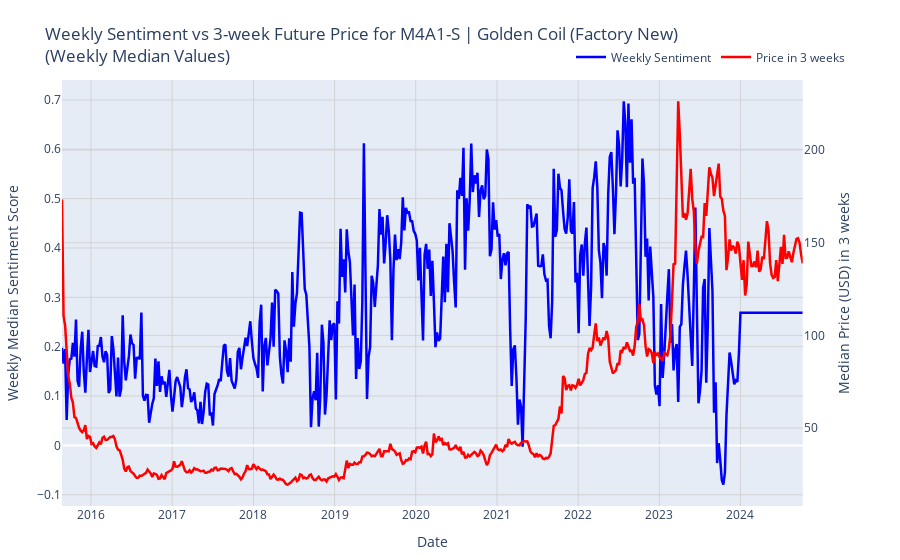

Here is the notebook cell this chart was saved with:
### Markdown cell above
## weekly median

### Code cell
# Load polarity data
polarity_df = pd.read_csv(os.path.join(GAME_PRICE_PREDICTION_PATH, 'data', 'reddit_data', 'polarity_all', ALL_POLARITY_FILENAME))
polarity_df['date'] = pd.to_datetime(polarity_df['date'])

# Ensure df has a 'date' column
if 'date' not in df.columns:
    df = df.reset_index()

# Set the prediction lag in weeks
prediction_weeks = 3  # Adjust this value as needed

# Merge polarity and price data
merged_df = pd.merge(polarity_df, df[['date', 'price_usd']], on='date', how='outer').sort_values('date')
merged_df = merged_df.ffill()

# Add week start date column for grouping
merged_df['week'] = merged_df['date'].dt.to_period('W').astype(str)

# Create future price column before aggregation
merged_df['future_price'] = merged_df['price_usd'].shift(-prediction_weeks * 7)

# Aggregate by week using median
weekly_df = merged_df.groupby('week').agg({
    'date': 'first',  # Keep first date of week
    'compound': 'median',
    'future_price': 'median'
}).reset_index()

# Sort by date
weekly_df = weekly_df.sort_values('date')

# Remove NaN values created by the shift
weekly_df = weekly_df.dropna(subset=['compound', 'future_price'])

# Create figure with secondary y-axis
fig = make_subplots(specs=[[{"secondary_y": True}]])

# Add traces
fig.add_trace(
    go.Scatter(x=weekly_df['date'], y=weekly_df['compound'], 
               name="Weekly Sentiment", line=dict(color='blue', width=2.5)),
    secondary_y=False,
)

fig.add_trace(
    go.Scatter(x=weekly_df['date'], y=weekly_df['future_price'], 
               name=f"Price in {prediction_weeks} weeks", line=dict(color='red', width=2.5)),
    secondary_y=True,
)

# Update layout for better readability
fig.update_layout(
    title_text=f"Weekly Sentiment vs {prediction_weeks}-week Future Price for {ITEM}<br>(Weekly Median Values)",
    legend=dict(orientation="h", yanchor="bottom", y=1.02, xanchor="right", x=1),
    margin=dict(l=50, r=50, t=80, b=50),
)

# Update y-axes
fig.update_yaxes(title_text="Weekly Median Sentiment Score", secondary_y=False, gridcolor='lightgrey')
fig.update_yaxes(title_text=f"Median Price (USD) in {prediction_weeks} weeks", secondary_y=True, gridcolor='lightgrey')

# Update x-axis
fig.update_xaxes(title_text="Date", gridcolor='lightgrey')

# Show the figure
fig.show()

# Save figures
save_dir = os.path.join(GAME_PRICE_PREDICTION_PATH, 'data', 'figures', ITEM_SANITIZED)
os.makedirs(save_dir, exist_ok=True)

# Save static PNG
fig.write_image(
    os.path.join(save_dir, f'timeseries_pol_price_prediction_{prediction_weeks}weeks_weekly_median.png'),
    width=1920, 
    height=1080,
    scale=2
)

# Save interactive HTML
fig.write_html(os.path.join(save_dir, f'timeseries_pol_price_prediction_{prediction_weeks}weeks_weekly_median.html'))

print(f"Saved to ./data/figures/{ITEM_SANITIZED}")

### Figure 1 — Plotly figure (JSON) as saved in the notebook; plotly's stock layout.template omitted (floating-point values rounded to 4 significant figures; data arrays with more than 128 entries replaced by an {"elided": "..."} marker saying what was removed)
{"data": [{"line": {"color": "blue", "width": 2.5}, "name": "Weekly Sentiment", "type": "scatter", "x": {"elided": "477 str values"}, "xaxis": "x", "y": {"elided": "477 float values"}, "yaxis": "y"}, {"line": {"color": "red", "width": 2.5}, "name": "Price in 3 weeks", "type": "scatter", "x": {"elided": "477 str values"}, "xaxis": "x", "y": {"elided": "477 float values"}, "yaxis": "y2"}], "layout": {"legend": {"orientation": "h", "x": 1, "xanchor": "right", "y": 1.02, "yanchor": "bottom"}, "margin": {"b": 50, "l": 50, "r": 50, "t": 80}, "title": {"text": "Weekly Sentiment vs 3-week Future Price for M4A1-S | Golden Coil (Factory New)<br>(Weekly Median Values)"}, "xaxis": {"anchor": "y", "domain": [0, 0.94], "gridcolor": "lightgrey", "title": {"text": "Date"}}, "yaxis": {"anchor": "x", "domain": [0, 1], "gridcolor": "lightgrey", "title": {"text": "Weekly Median Sentiment Score"}}, "yaxis2": {"anchor": "x", "gridcolor": "lightgrey", "overlaying": "y", "side": "right", "title": {"text": "Median Price (USD) in 3 weeks"}}}}
